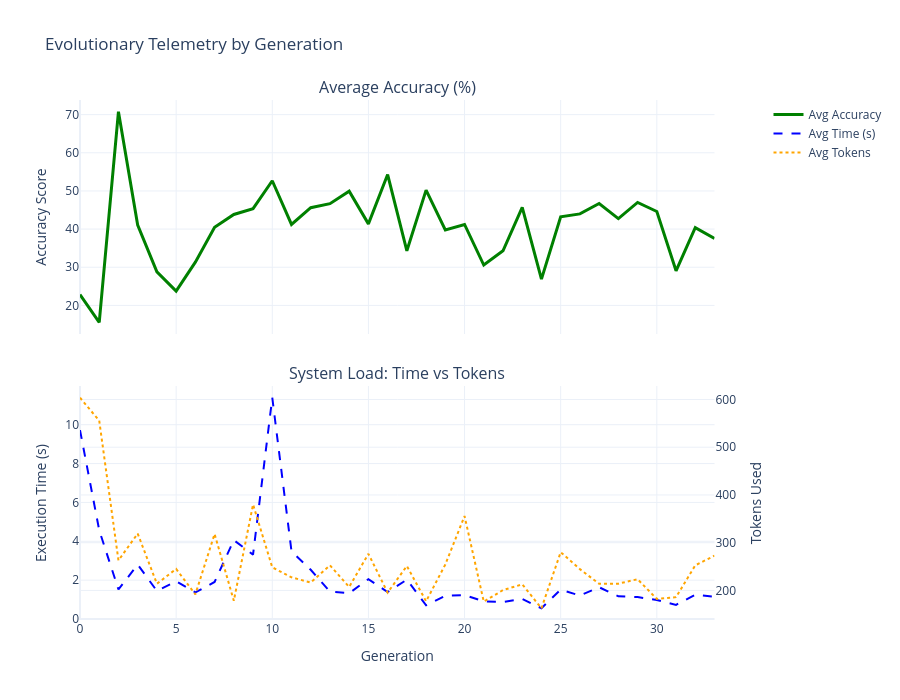

Source (notebook cell):
### Code cell
# ## 4. Fitness Function Telemetry (Fine-Tuning Metrics)
# Analyzes Average Accuracy, Time, and Token usage over time.

# %%
telemetry_stats = df.groupby('generation')[['accuracy', 'time_taken', 'token_usage']].mean().reset_index()

from plotly.subplots import make_subplots
fig = make_subplots(rows=2, cols=1, shared_xaxes=True, vertical_spacing=0.1,
                    subplot_titles=("Average Accuracy (%)", "System Load: Time vs Tokens"),
                    specs=[[{"secondary_y": False}], [{"secondary_y": True}]])

# Plot Accuracy (Top Chart)
fig.add_trace(go.Scatter(x=telemetry_stats['generation'], y=telemetry_stats['accuracy']*100, 
                         name="Avg Accuracy", line=dict(color='green', width=3)), row=1, col=1)

# Plot Time and Tokens (Bottom Chart)
fig.add_trace(go.Scatter(x=telemetry_stats['generation'], y=telemetry_stats['time_taken'], 
                         name="Avg Time (s)", line=dict(color='blue', dash='dash')), row=2, col=1, secondary_y=False)
fig.add_trace(go.Scatter(x=telemetry_stats['generation'], y=telemetry_stats['token_usage'], 
                         name="Avg Tokens", line=dict(color='orange', dash='dot')), row=2, col=1, secondary_y=True)

fig.update_layout(title="Evolutionary Telemetry by Generation", height=700, template="plotly_white")
fig.update_yaxes(title_text="Accuracy Score", row=1, col=1)
fig.update_yaxes(title_text="Execution Time (s)", secondary_y=False, row=2, col=1)
fig.update_yaxes(title_text="Tokens Used", secondary_y=True, row=2, col=1)
fig.update_xaxes(title_text="Generation", row=2, col=1)
fig.show()

### Figure 1 — Plotly figure (JSON) as saved in the notebook; plotly's stock layout.template omitted (floating-point values rounded to 4 significant figures)
{"data": [{"line": {"color": "green", "width": 3}, "name": "Avg Accuracy", "type": "scatter", "x": [0, 1, 2, 3, 4, 5, 6, 7, 8, 9, 10, 11, 12, 13, 14, 15, 16, 17, 18, 19, 20, 21, 22, 23, 24, 25, 26, 27, 28, 29, 30, 31, 32, 33], "xaxis": "x", "y": [22.85, 15.56, 70.77, 41.05, 28.81, 23.72, 31.32, 40.48, 43.83, 45.34, 52.67, 41.22, 45.61, 46.65, 49.95, 41.36, 54.3, 34.31, 50.21, 39.8, 41.21, 30.57, 34.32, 45.69, 26.88, 43.22, 43.99, 46.7, 42.75, 46.98, 44.61, 29.07, 40.39, 37.52], "yaxis": "y"}, {"line": {"color": "blue", "dash": "dash"}, "name": "Avg Time (s)", "type": "scatter", "x": [0, 1, 2, 3, 4, 5, 6, 7, 8, 9, 10, 11, 12, 13, 14, 15, 16, 17, 18, 19, 20, 21, 22, 23, 24, 25, 26, 27, 28, 29, 30, 31, 32, 33], "xaxis": "x2", "y": [9.722, 4.569, 1.521, 2.801, 1.447, 1.939, 1.369, 1.908, 4.062, 3.314, 11.39, 3.489, 2.534, 1.41, 1.326, 2.054, 1.388, 2.029, 0.7098, 1.196, 1.232, 0.9084, 0.8809, 1.033, 0.5525, 1.514, 1.209, 1.636, 1.169, 1.129, 0.9754, 0.7298, 1.251, 1.148], "yaxis": "y2"}, {"line": {"color": "orange", "dash": "dot"}, "name": "Avg Tokens", "type": "scatter", "x": [0, 1, 2, 3, 4, 5, 6, 7, 8, 9, 10, 11, 12, 13, 14, 15, 16, 17, 18, 19, 20, 21, 22, 23, 24, 25, 26, 27, 28, 29, 30, 31, 32, 33], "xaxis": "x2", "y": [603.7, 555.6, 262.8, 319.0, 213.9, 244.9, 191.8, 318.2, 178.4, 380.0, 248.3, 227.4, 216.5, 252.5, 207.2, 276.6, 195.4, 251.2, 177.3, 254.4, 355.8, 176.5, 200.6, 212.8, 162.5, 280.1, 244.5, 213.9, 214.1, 223.5, 182.2, 185.9, 252.5, 272.8], "yaxis": "y3"}], "layout": {"annotations": [{"font": {"size": 16}, "showarrow": false, "text": "Average Accuracy (%)", "x": 0.47, "xanchor": "center", "xref": "paper", "y": 1, "yanchor": "bottom", "yref": "paper"}, {"font": {"size": 16}, "showarrow": false, "text": "System Load: Time vs Tokens", "x": 0.47, "xanchor": "center", "xref": "paper", "y": 0.45, "yanchor": "bottom", "yref": "paper"}], "height": 700, "title": {"text": "Evolutionary Telemetry by Generation"}, "xaxis": {"anchor": "y", "domain": [0, 0.94], "matches": "x2", "showticklabels": false}, "xaxis2": {"anchor": "y2", "domain": [0, 0.94], "title": {"text": "Generation"}}, "yaxis": {"anchor": "x", "domain": [0.55, 1], "title": {"text": "Accuracy Score"}}, "yaxis2": {"anchor": "x2", "domain": [0, 0.45], "title": {"text": "Execution Time (s)"}}, "yaxis3": {"anchor": "x2", "overlaying": "y2", "side": "right", "title": {"text": "Tokens Used"}}}}
